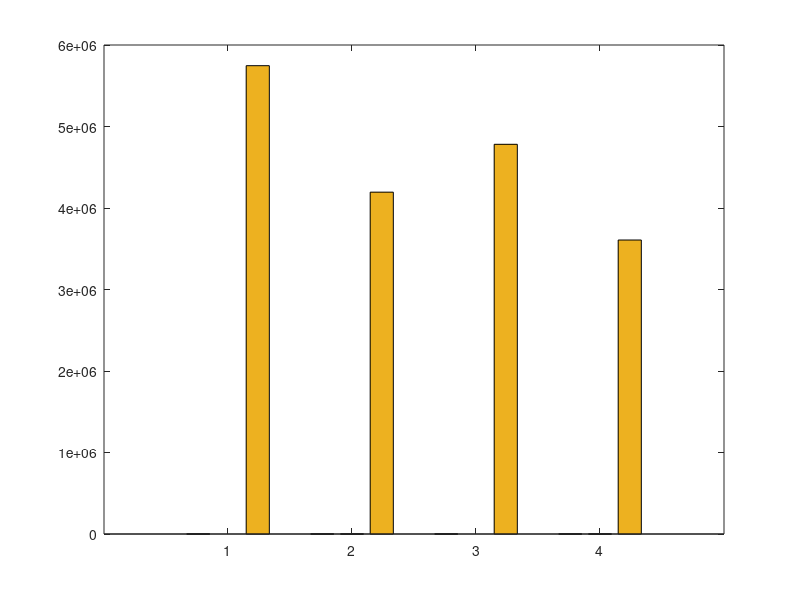
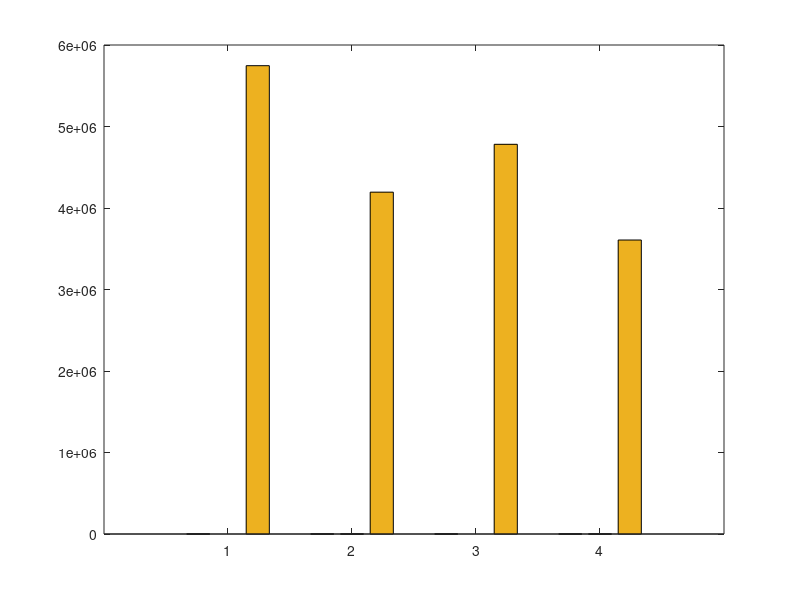
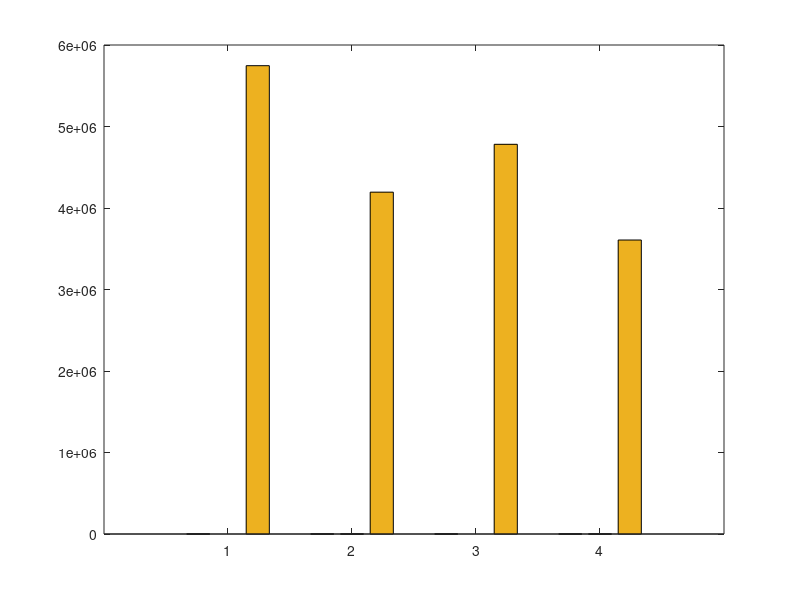
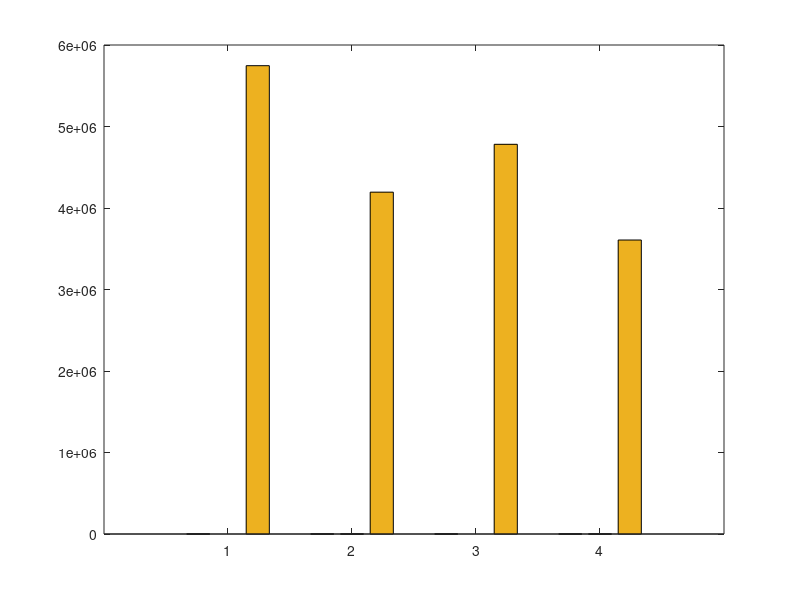

Reproduce these figures in MATLAB, in order.
% basic hybrid copy migration
% memory size in MB
r = 4096
r *= 1024 % convert to KB

% bandwidth in gbps
b = 1000 
b = b * 1024/8 % convert to KB

% page dirty rate in percent (%): against to total memory pages
dirtyrate = 14 
dirtyrate /= 100

readrate = 14
readrate /= 100

pagesize = 4 % in KB
numpages = r / pagesize

% delta compression rate
comp = 0.5 

% amount of CPU and device states in KB 
scinfo = 100

% working set size in number of pages
wss = numpages * 0.25

% 0: zero, 1: read, 2: dirtied, 3: inactive data
mem = zeros(1, numpages);

% prediction accuracy 0 through 1
acc = 1
%acc = 0

totaltime = 0;
downtime = 0;
totaldata = 0;

A = zeros(4, 3);

%%%%%%%%%%%%%%%%%%%%%%%%%%%%%%
% precopy migration
%%%%%%%%%%%%%%%%%%%%%%%%%%%%%%
fprintf('\n')
disp('==================== Precopy migration ====================')
% iterations
present = numpages
iter = 0
while present > 50 && iter < 29 && totaldata < 4*r
	pretime = present / b
	totaltime += pretime
	totaldata += present
	present = numpages * dirtyrate
	%dirts = wss * dirtyrate
	iter += 1
end

% stop-and-copy phase
% stop conditions: 29 iterations, 50 pages, 4 memory size sent
scsent = scinfo + present * pagesize
downtwime = scsent / b
totaltime += downtime
totaldata += scsent

% network fault rate
NFR = 0

A (1, 1) = totaltime;
A (1, 2) = downtime;
A (1, 3) = totaldata;

%%%%%%%%%%%%%%%%%%%%%%%%%%%%%%
% postcopy migration
%%%%%%%%%%%%%%%%%%%%%%%%%%%%%%
fprintf('\n')
disp('===================== Postcopy migration ======================')
totaltime = 0;
downtime = 0;
totaldata = 0;

% stop-and-copy phase
scsent = scinfo
downtime = scsent / b
totaltime += downtime
totaldata += scsent

% prepaging (bubbling) and on-demand paging
postsent = r
posttime = postsent/b
totaltime += posttime
totaldata += postsent
% network fault rate
NFR = 0.2

A (2, 1) = totaltime;
A (2, 2) = downtime;
A (2, 3) = totaldata;

%%%%%%%%%%%%%%%%%%%%%%%%%%%%%%
% hybrid copy migration
%%%%%%%%%%%%%%%%%%%%%%%%%%%%%%
fprintf('\n')
disp('==================== Hybrid copy migration ====================')
totaltime = 0;
downtime = 0;
totaldata = 0;

% precopy phase: single iteration
present = r
pretime = present / b
totaltime += pretime
totaldata += present

% stop-and-copy phase
scsent = scinfo 
downtwime = scsent / b
totaltime += downtime
totaldata += scsent

% postcopy phase: prepaging (bubbling) and on-demand paging
%dirts = wss * dirtyrate
dirts = numpages * dirtyrate
postsent = dirts * pagesize
posttime = postsent/b
totaltime += posttime
totaldata += postsent
% network fault rate
NFR = 0.2

A (3, 1) = totaltime;
A (3, 2) = downtime;
A (3, 3) = totaldata;

%%%%%%%%%%%%%%%%%%%%%%%%%%%%%%
% proactive hybrid copy migration
%%%%%%%%%%%%%%%%%%%%%%%%%%%%%%
%disp(char(10))
fprintf('\n')
disp('=============== Proactive hybrid copy migration ================')
totaltime = 0;
downtime = 0;
totaldata = 0;

% precopy phase
% LRU, PFR

% scan the dirtied pages
% for dirtied pages
% 	mark dirtied (1)
% 	mem(random (1, wss * 0.1))	
randperm(int64(wss * 0.1));
% for read pages
% 	mark read (2)
% 	mem (random (wss * 0.1, wss * 0.2))

% for pages
% 	predict read/write

% send the pages most likely to be read and least likely to be dirtied
% do not send the pages most likely to be dirtied
% construct queue with the order of p1/p2
%reads = numpages * 0.4 
% total read rate = wss * read_rate = 0.25 * 0.16 = 0.04 (4%)
%read_rate = 0.16
%read_rate = 0.04 % 4% of total memory
% total write rate = wss * write_rate = 0.25 * 0.16 = 0.04 (4%)
%write_rate = 0.16
%write_rate = 0.04 % 4% of total memory
% simple case: readonly pages (RO) - zero dirtied pages 
%RO = 0.3
pred_pages = numpages * readrate * acc

% LRU
% for LRU queue
% 	mark sent
%	insert the pages into cache and perform delta compression

present = pred_pages * pagesize
pretime = present/b
totaltime += pretime
totaldata += present

% stop-and-copy phase
% send the CPU and device states
bitmapsize = 500 % KB
bitmapsize = 0 % KB
scsent = scinfo + bitmapsize
downtime = scsent/b
totaltime += downtime
totaldata += scsent

% postcopy phase
postsent = (numpages - pred_pages) * pagesize

% exclude the predicted dirtied pages 
pred_dirts = numpages * dirtyrate * acc
postsent = (numpages - pred_pages - pred_dirts) * pagesize
posttime = postsent/b
totaltime += posttime
totaldata += postsent

% network fault rate
NFR = 0.2

A (4, 1) = totaltime;
A (4, 2) = downtime;
A (4, 3) = totaldata

%%%%%%%%%%%%%%%%%%%%%%%%%%%%%%%%%%%%%%%%%%%%%%%%%%%%%%%
%                     plotting
% precopy
% postcopy
% hybrid
% pro-hybrid
%%%%%%%%%%%%%%%%%%%%%%%%%%%%%%%%%%%%%%%%%%%%%%%%%%%%%%%

prefix = "M4G_R14W14_acc100_r1"

%%%%%%%%%%%%%%%%%%%% total time %%%%%%%%%%%%%%%%%%%%%%
figure;
output = strcat(prefix, ".tt");
%output = prefix
x = ['PRECOPY', 'POSTCOPY', 'HYBRID', 'PRO-HYBRID'];
%x = 1:1:length(A);
%plot(x, A(:,2)/1000000, x, A(:,3)/1000000, '-.*');
%plot(A(:,2));
xlabel('COPY METHOD');
ylabel('TIME');
%legend('PRECOPY', 'POSTCOPY', 'HYBRID', 'PRO-HYBRID');
bar(A(:,:))
%bar(x, A(:,1))

saveas (1, strcat(output, ".png"));
saveas (1, strcat(output, ".eps"));
saveas (1, strcat(output, ".emf"));

%%%%%%%%%%%%%%%%%%%% downtime %%%%%%%%%%%%%%%%%%%%%%
figure;
output = strcat(prefix, ".dt");

ylabel('TIME or KB');

bar(A(:,2))

saveas (1, strcat(output, ".png"));
saveas (1, strcat(output, ".eps"));
saveas (1, strcat(output, ".emf"));
